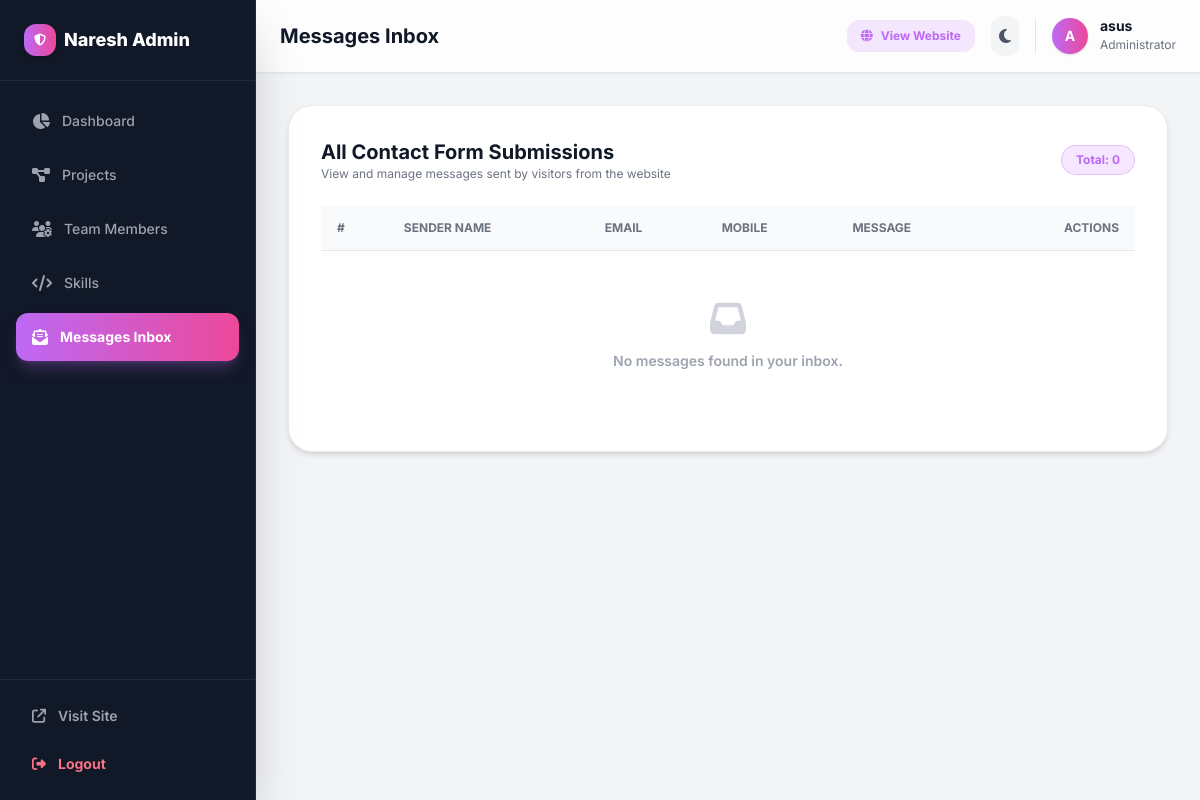
Page /dashboard-x7k/contacts/ (signed in) on the earlier database version.
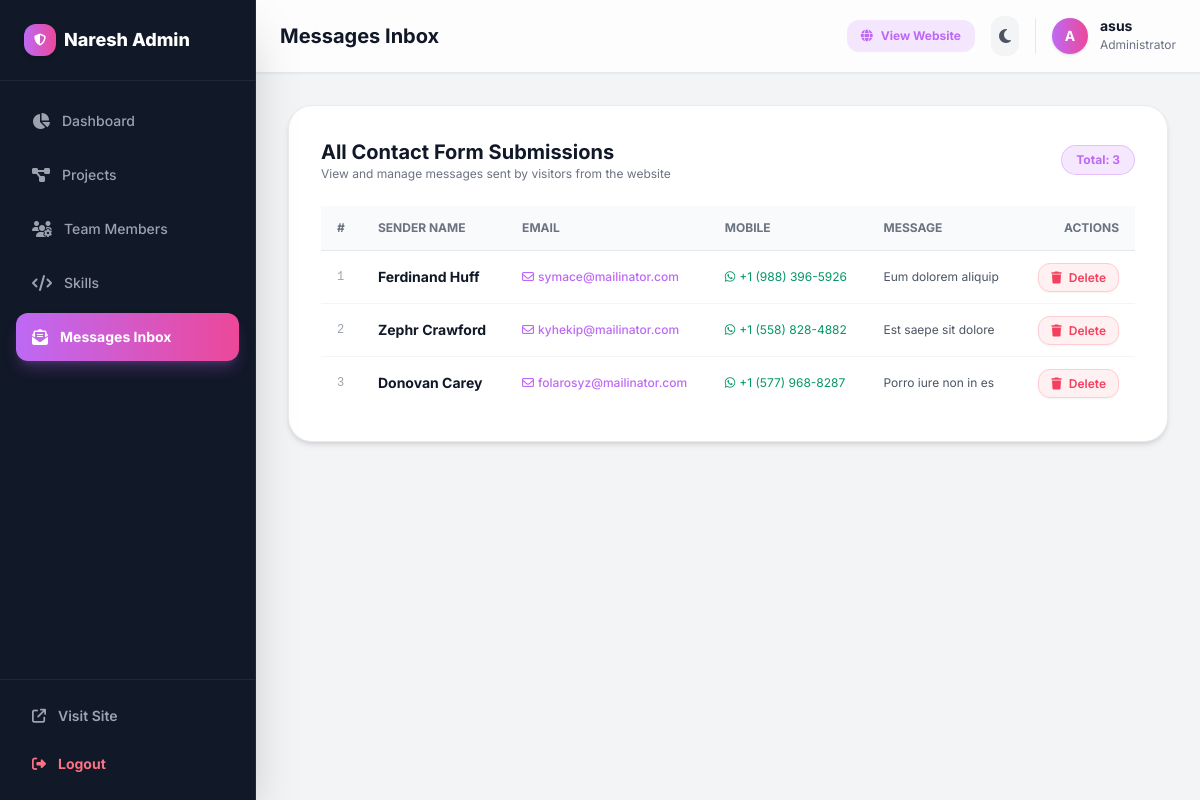
Same page on the later database version.
### portfolio/models.py (models this page shows, shortened)
class Contact(models.Model):
    name = models.CharField(max_length=100)
    email = models.EmailField()
    contact = models.CharField(max_length=15)
    message = models.TextField()

### portfolio/views.py (the view)
# urls.py: path('dashboard-x7k/contacts/', adminContacts, name='admin-contacts'),
@staff_required
def adminContacts(req):
    contacts = Contact.objects.all().order_by('-id')
    return render(req, 'admin/contacts.html', {'contacts': contacts})

### templates/admin/contacts.html (shortened to what the changed rows need)
{% extends 'admin/adminbase.html' %}
{% block page_title %}Messages Inbox{% endblock %}
{% block content %}
<div class="space-y-6">
    <div class="bg-white dark:bg-gray-900 rounded-3xl border border-gray-200/80 dark:border-gray-800 shadow-md p-6 sm:p-8">
        <div class="flex items-center justify-between mb-6">
            <div>
                <h2 class="text-xl font-bold text-gray-900 dark:text-white">All Contact Form Submissions</h2>
                <p class="text-xs text-gray-500 dark:text-gray-400">View and manage messages sent by visitors from the website</p>
            </div>
            <span class="bg-[#bd69f5]/15 text-[#bd69f5] font-bold text-xs px-3.5 py-1.5 rounded-full border border-[#bd69f5]/30">
                Total: {{ contacts|length }}
            </span>
        </div>
        <div class="overflow-x-auto">
            <table class="w-full text-left text-sm text-gray-600 dark:text-gray-300">
                <thead class="bg-gray-50 dark:bg-gray-800/60 text-xs uppercase text-gray-500 dark:text-gray-400 font-semibold border-b border-gray-200 dark:border-gray-800">
                    <tr>
                        <th class="py-3.5 px-4">#</th>
                        <th class="py-3.5 px-4">Sender Name</th>
                        <th class="py-3.5 px-4">Email</th>
                        <th class="py-3.5 px-4">Mobile</th>
                        <th class="py-3.5 px-4">Message</th>
                        <th class="py-3.5 px-4 text-right">Actions</th>
                    </tr>
                </thead>
                <tbody class="divide-y divide-gray-100 dark:divide-gray-800">
                    {% for c in contacts %}
                    <tr class="hover:bg-gray-50 dark:hover:bg-gray-800/40 transition">
                        <td class="py-4 px-4 font-mono text-xs text-gray-400">{{ forloop.counter }}</td>
                        <td class="py-4 px-4 font-bold text-gray-900 dark:text-white whitespace-nowrap">{{ c.name }}</td>
                        <td class="py-4 px-4 text-xs font-medium text-[#bd69f5] whitespace-nowrap">
                            <a href="mailto:{{ c.email }}" class="hover:underline flex items-center gap-1">
                                <i class="fa-regular fa-envelope"></i> {{ c.email }}
                            </a>
                        </td>
                        <td class="py-4 px-4 text-xs text-gray-500 dark:text-gray-400 whitespace-nowrap">
                            {% if c.contact %}
                            <a href="https://wa.me/{{ c.contact }}" target="_blank" class="hover:underline flex items-center gap-1 text-emerald-600 dark:text-emerald-400">
                                <i class="fa-brands fa-whatsapp"></i> {{ c.contact }}
                            </a>
                            {% else %}
                            <span class="text-gray-400">-</span>
                            {% endif %}
                        </td>
                        <td class="py-4 px-4 text-xs max-w-sm leading-relaxed whitespace-pre-line">{{ c.message }}</td>
                        <td class="py-4 px-4 text-right whitespace-nowrap">
                            <a href="{% url 'contact-delete' c.id %}"
                               onclick="return confirm('Are you sure you want to delete this message from {{ c.name|escapejs }}?');"
                               class="text-rose-500 hover:text-rose-700 bg-rose-50 dark:bg-rose-950/40 px-3 py-1.5 rounded-xl text-xs font-semibold border border-rose-200 dark:border-rose-800/60 transition shadow-sm">
                                <i class="fa-solid fa-trash mr-1"></i> Delete
                            </a>
                        </td>
                    </tr>
                    {% empty %}
                    <tr>
                        <td colspan="6" class="py-12 text-center text-gray-400 text-sm">
                            <i class="fa-solid fa-inbox text-4xl mb-3 text-gray-300 dark:text-gray-700"></i>
                            <p class="font-semibold">No messages found in your inbox.</p>
                        </td>
                    </tr>
                    {% endfor %}
                </tbody>
            </table>
        </div>
    </div>
</div>
{% endblock %}

Differences in the rows shown:
added Contact: name "Ferdinand Huff", email "symace@mailinator.com", contact "+1 (988) 396-5926", message "Eum dolorem aliquip"
added Contact: name "Zephr Crawford", email "kyhekip@mailinator.com", contact "+1 (558) 828-4882", message "Est saepe sit dolore"
added Contact: name "Donovan Carey", email "folarosyz@mailinator.com", contact "+1 (577) 968-8287", message "Porro iure non in es"
Other differences:
{{ contacts|length }}: "0" → "3"
text no longer shown: "No messages found in your inbox."
